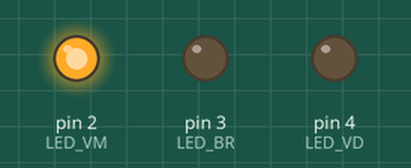
A sketch run on a simulated Arduino Uno, built with avr-gcc and run on an emulated ATmega328P. On the bench: output pins drawn as LEDs (lit = HIGH).

Above: at 0.1 s.
At 0.9 s:
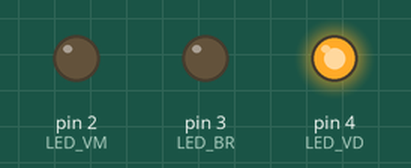
At 1.7 s:
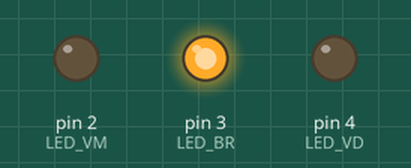
At 2.7 s:
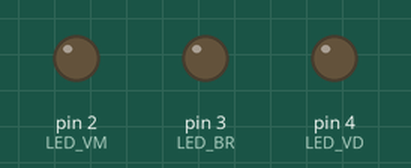
Timing chart, 0 to 3.0 s (numbered marks = the images above):
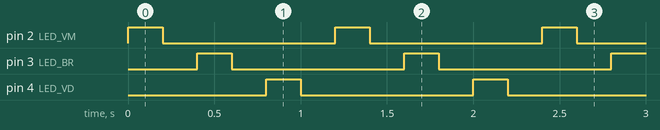

Measured:
- by itself, pin 2 (LED_VM), pin 3 (LED_BR), pin 4 (LED_VD): alternates HIGH for 0.20 s and LOW for 1.0 s
- by itself, everything shown: repeats every 1.2 s, in 6 steps

The sketch:

sketch_nov28a.ino
```cpp
int LED_VM=2; //LED ligado no pino 2
int LED_BR=3;
int LED_VD=4;

void setup() {
  pinMode(LED_VM,OUTPUT); //pino LED é saída
  pinMode(LED_BR,OUTPUT);
  pinMode(LED_VD,OUTPUT);
}

void loop() {
  digitalWrite(LED_VM,HIGH); //liga o pino LED
  delay(200); //Delay de 500 milissegundos
  digitalWrite(LED_VM,LOW);
  delay(200); //Delay de 500 milissegundos
  digitalWrite(LED_BR,HIGH);
  delay(200);
  digitalWrite(LED_BR,LOW);
  delay(200);
  digitalWrite(LED_VD,HIGH);
  delay(200);
  digitalWrite(LED_VD,LOW);
  delay(200);
}
```
